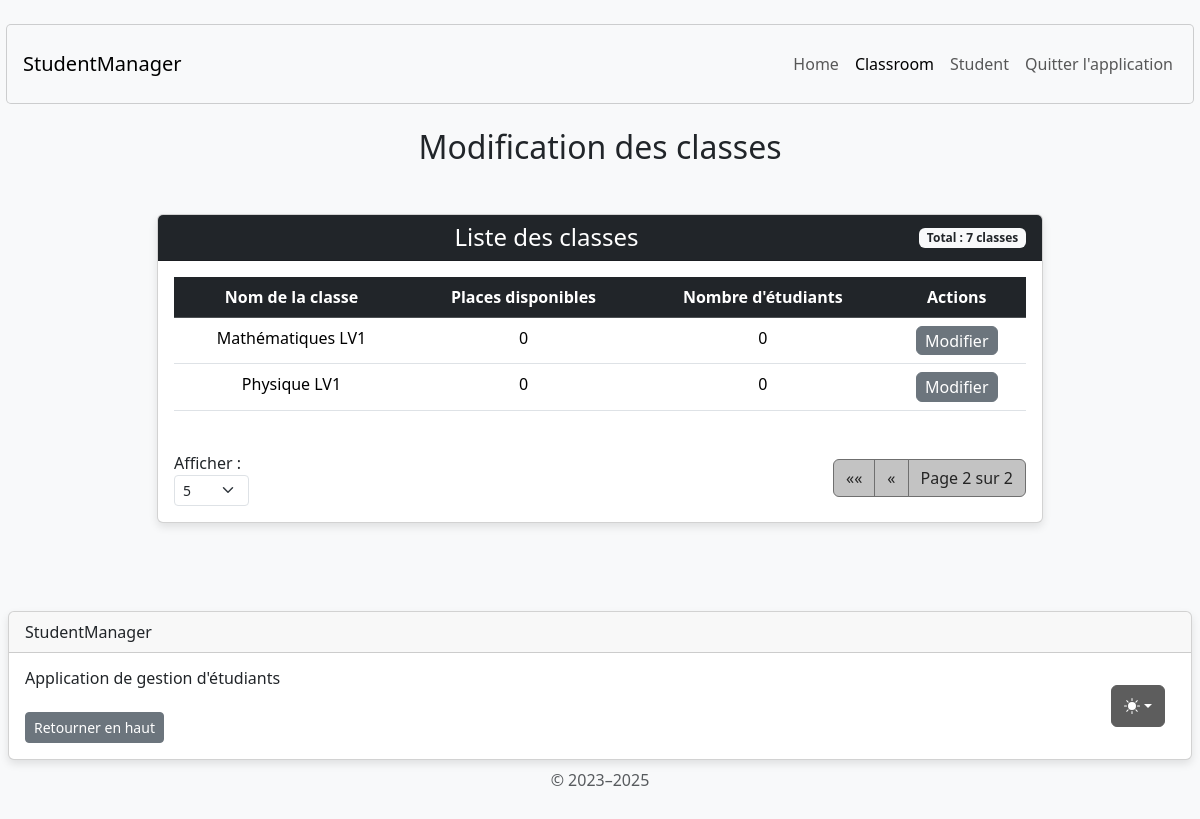
The app's page /classroom/update/?page=2&items_per_page=5, older data.
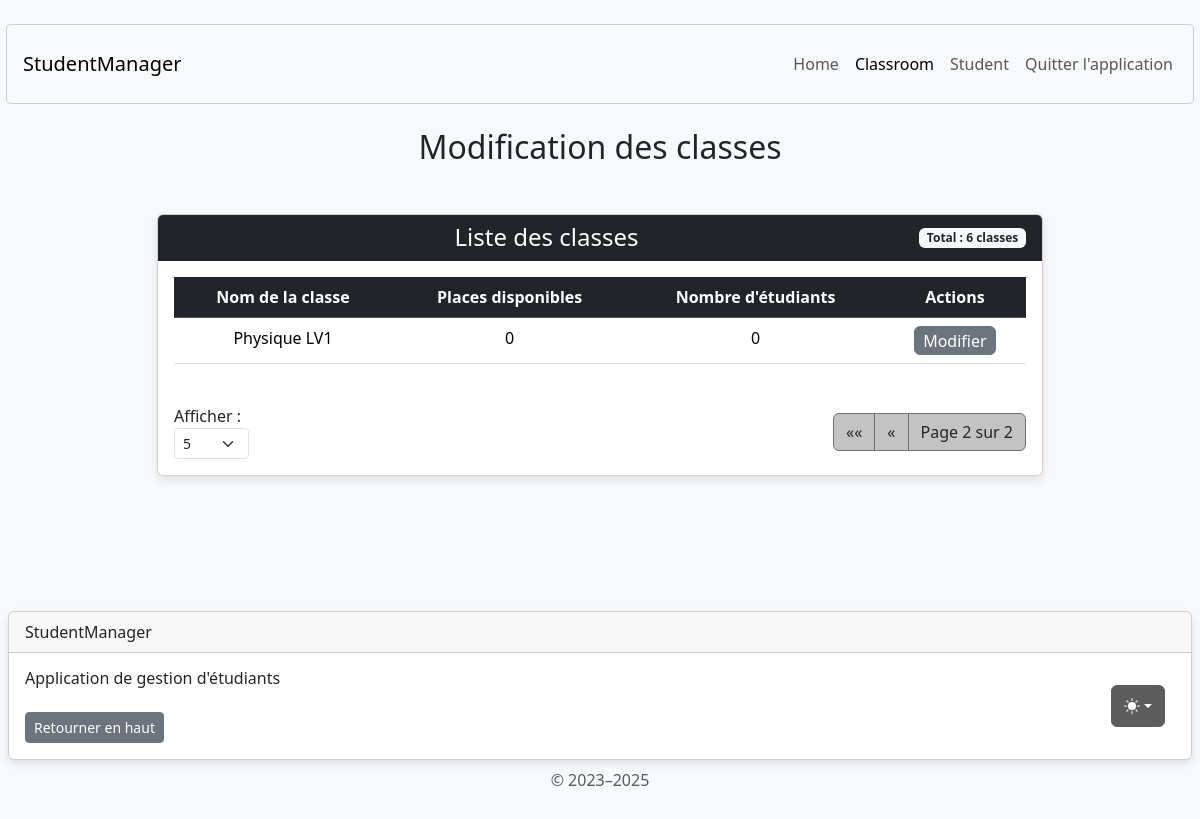
The same page, newer data.
### classroom/models.py (models this page shows, shortened)
class Classroom(models.Model):
    classroom_name = models.CharField(max_length=255)
    number_of_places_available = models.PositiveIntegerField(default=0)
    @property
    def student_count(self):
        return self.students.count()

### classroom/views.py (the view, shortened to what this page needs)
# urls.py: path('classroom/update/', update_classroom_info_view, name='update_classroom_info'),
def update_classroom_info_view(request, classroom_id=None):
    per_page_options = [5, 10, 50, 100]
    try:
        items_per_page = int(request.GET.get('items_per_page', 5))
        items_per_page = items_per_page if items_per_page in per_page_options else 5
    except (ValueError, TypeError):
        items_per_page = 10
    classrooms = Classroom.objects.all().order_by('classroom_name')
    paginator = Paginator(classrooms, items_per_page)
    page_number = request.GET.get('page')
    page_obj = paginator.get_page(page_number)
    context = {
        'page_obj': page_obj,
        'has_classrooms': classrooms.exists(),
        'items_per_page': items_per_page,
        'per_page_options': per_page_options,
    }
    return render(request, 'classroom/update_classroom_info.html', context)

### classroom/templates/classroom/update_classroom_info.html (shortened to what the changed rows need)
{% extends 'home/base.html' %}
{% load static %}
{% block content %}
<body class="d-flex align-items-center py-4 bg-body-tertiary">
    <main class="container text-center">
        <h2 class="mb-4 mt-4">Modification des classes</h2>
        <div class="container mt-5">
            <div class="row justify-content-center">
                <div class="col-md-10">
                    <div class="card">
                        <div class="card-header bg-dark text-white d-flex justify-content-between align-items-center">
                            <h4 class="mb-0 flex-grow-1 text-center">Liste des classes</h4>
                            <span class="badge bg-light text-dark">
                                Total : {{ page_obj.paginator.count }} classes
                            </span>
                        </div>
                        <div class="card-body">
                            {% if has_classrooms %}
                            <div class="table-responsive">
                                <table class="table table-hover">
                                    <thead class="table-dark">
                                        <tr>
                                            <th scope="col">Nom de la classe</th>
                                            <th scope="col">Places disponibles</th>
                                            <th scope="col">Nombre d'étudiants</th>
                                            <th scope="col">Actions</th>
                                        </tr>
                                    </thead>
                                    <tbody>
                                        {% for classroom in page_obj %}
                                        <tr>
                                            <td>{{ classroom.classroom_name }}</td>
                                            <td>{{ classroom.number_of_places_available }}</td>
                                            <td>{{ classroom.student_count }}</td>
                                            <td>
                                                <button type="button" class="btn btn-secondary btn-custom-hover btn-custom-padding"
                                                    data-bs-toggle="modal"
                                                    data-bs-target="#editModal{{ classroom.id }}">
                                                    Modifier
                                                </button>
                                            </td>
                                        </tr>
                                        {% endfor %}
                                    </tbody>
                                </table>
                            </div>
                            {% else %}
                            <div class="alert alert-info" role="alert">
                                Il n'y a pas de classes à afficher.
                            </div>
                            {% endif %}
                        </div>
                    </div>
                </div>
            </div>
        </div>
    </main>
</body>
{% endblock content %}

Row changes from the older to the newer data that the page shows:
removed Classroom: classroom_name "Mathématiques LV1", number_of_places_available "0", student_count "0"
Text that changed along with them:
{{ page_obj.paginator.count }}: "7" → "6"
